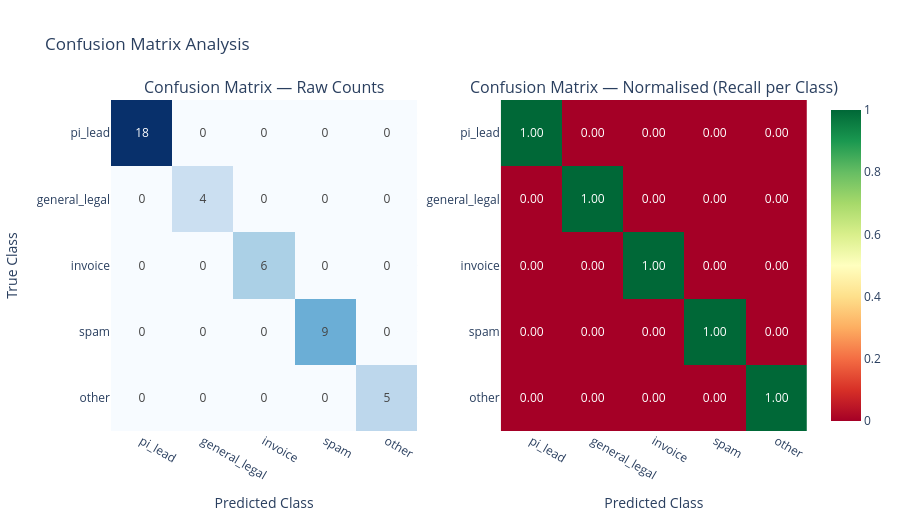

The notebook cell this image was saved under:
### Markdown cell above
---
## §3  Confusion Matrix

Shows classification accuracy per class.  Perfect classifier = diagonal only.

### Code cell
SINK_TO_CLASS = {
    "NewLead":         "pi_lead",
    "GeneralLegal":    "general_legal",
    "Refused-Spam":    "spam",
    "Refused-Invoice": "invoice",
    "Refused-Other":   "other",
}
CLASS_ORDER = ["pi_lead", "general_legal", "invoice", "spam", "other"]

df_cm = df.dropna(subset=["gt_class", "predicted_sink"]).copy()
df_cm["pred_class"] = df_cm["predicted_sink"].map(SINK_TO_CLASS).fillna("other")

cm = confusion_matrix(df_cm["gt_class"], df_cm["pred_class"], labels=CLASS_ORDER)

# Normalised (recall per true class)
with np.errstate(divide="ignore", invalid="ignore"):
    row_sums = cm.sum(axis=1, keepdims=True)
    cm_norm  = np.where(row_sums > 0, cm.astype(float) / row_sums, 0.0)

fig = make_subplots(
    rows=1, cols=2,
    subplot_titles=(
        "Confusion Matrix — Raw Counts",
        "Confusion Matrix — Normalised (Recall per Class)",
    ),
    horizontal_spacing=0.12,
)

fig.add_trace(
    go.Heatmap(
        z=cm, x=CLASS_ORDER, y=CLASS_ORDER,
        text=cm, texttemplate="%{text}",
        colorscale="Blues", showscale=False,
        hovertemplate="True: %{y}<br>Predicted: %{x}<br>Count: %{z}<extra></extra>",
    ),
    row=1, col=1,
)

fig.add_trace(
    go.Heatmap(
        z=cm_norm, x=CLASS_ORDER, y=CLASS_ORDER,
        text=np.round(cm_norm, 2), texttemplate="%{text:.2f}",
        colorscale="RdYlGn", showscale=True, zmin=0, zmax=1,
        hovertemplate="True: %{y}<br>Predicted: %{x}<br>Recall: %{z:.2f}<extra></extra>",
    ),
    row=1, col=2,
)

fig.update_yaxes(autorange="reversed")
fig.update_xaxes(title_text="Predicted Class", tickangle=30)
fig.update_yaxes(title_text="True Class", col=1)
fig.update_layout(height=520, title_text="Confusion Matrix Analysis")
fig.show()

try:
    fig.write_image(str(BENCHMARKS / "confusion_matrix.png"))
    print("Saved confusion_matrix.png")
except Exception as e:
    print(f"Could not save PNG (kaleido): {e}")

print("\nClassification report:")
print(classification_report(
    df_cm["gt_class"], df_cm["pred_class"],
    labels=CLASS_ORDER, zero_division=0,
))

### Figure 1 — Plotly figure (JSON) as saved in the notebook; plotly's stock layout.template omitted (floating-point values rounded to 4 significant figures)
{"data": [{"colorscale": [[0, "rgb(247,251,255)"], [0.125, "rgb(222,235,247)"], [0.25, "rgb(198,219,239)"], [0.375, "rgb(158,202,225)"], [0.5, "rgb(107,174,214)"], [0.625, "rgb(66,146,198)"], [0.75, "rgb(33,113,181)"], [0.875, "rgb(8,81,156)"], [1, "rgb(8,48,107)"]], "hovertemplate": "True: %{y}<br>Predicted: %{x}<br>Count: %{z}<extra></extra>", "showscale": false, "text": [[18, 0, 0, 0, 0], [0, 4, 0, 0, 0], [0, 0, 6, 0, 0], [0, 0, 0, 9, 0], [0, 0, 0, 0, 5]], "texttemplate": "%{text}", "type": "heatmap", "x": ["pi_lead", "general_legal", "invoice", "spam", "other"], "xaxis": "x", "y": ["pi_lead", "general_legal", "invoice", "spam", "other"], "yaxis": "y", "z": [[18, 0, 0, 0, 0], [0, 4, 0, 0, 0], [0, 0, 6, 0, 0], [0, 0, 0, 9, 0], [0, 0, 0, 0, 5]]}, {"colorscale": [[0, "rgb(165,0,38)"], [0.1, "rgb(215,48,39)"], [0.2, "rgb(244,109,67)"], [0.3, "rgb(253,174,97)"], [0.4, "rgb(254,224,139)"], [0.5, "rgb(255,255,191)"], [0.6, "rgb(217,239,139)"], [0.7, "rgb(166,217,106)"], [0.8, "rgb(102,189,99)"], [0.9, "rgb(26,152,80)"], [1, "rgb(0,104,55)"]], "hovertemplate": "True: %{y}<br>Predicted: %{x}<br>Recall: %{z:.2f}<extra></extra>", "showscale": true, "text": [[1.0, 0.0, 0.0, 0.0, 0.0], [0.0, 1.0, 0.0, 0.0, 0.0], [0.0, 0.0, 1.0, 0.0, 0.0], [0.0, 0.0, 0.0, 1.0, 0.0], [0.0, 0.0, 0.0, 0.0, 1.0]], "texttemplate": "%{text:.2f}", "type": "heatmap", "x": ["pi_lead", "general_legal", "invoice", "spam", "other"], "xaxis": "x2", "y": ["pi_lead", "general_legal", "invoice", "spam", "other"], "yaxis": "y2", "z": [[1.0, 0.0, 0.0, 0.0, 0.0], [0.0, 1.0, 0.0, 0.0, 0.0], [0.0, 0.0, 1.0, 0.0, 0.0], [0.0, 0.0, 0.0, 1.0, 0.0], [0.0, 0.0, 0.0, 0.0, 1.0]], "zmax": 1, "zmin": 0}], "layout": {"annotations": [{"font": {"size": 16}, "showarrow": false, "text": "Confusion Matrix — Raw Counts", "x": 0.22, "xanchor": "center", "xref": "paper", "y": 1, "yanchor": "bottom", "yref": "paper"}, {"font": {"size": 16}, "showarrow": false, "text": "Confusion Matrix — Normalised (Recall per Class)", "x": 0.78, "xanchor": "center", "xref": "paper", "y": 1, "yanchor": "bottom", "yref": "paper"}], "height": 520, "title": {"text": "Confusion Matrix Analysis"}, "xaxis": {"anchor": "y", "domain": [0, 0.44], "tickangle": 30, "title": {"text": "Predicted Class"}}, "xaxis2": {"anchor": "y2", "domain": [0.56, 1], "tickangle": 30, "title": {"text": "Predicted Class"}}, "yaxis": {"anchor": "x", "autorange": "reversed", "domain": [0, 1], "title": {"text": "True Class"}}, "yaxis2": {"anchor": "x2", "autorange": "reversed", "domain": [0, 1]}}}
